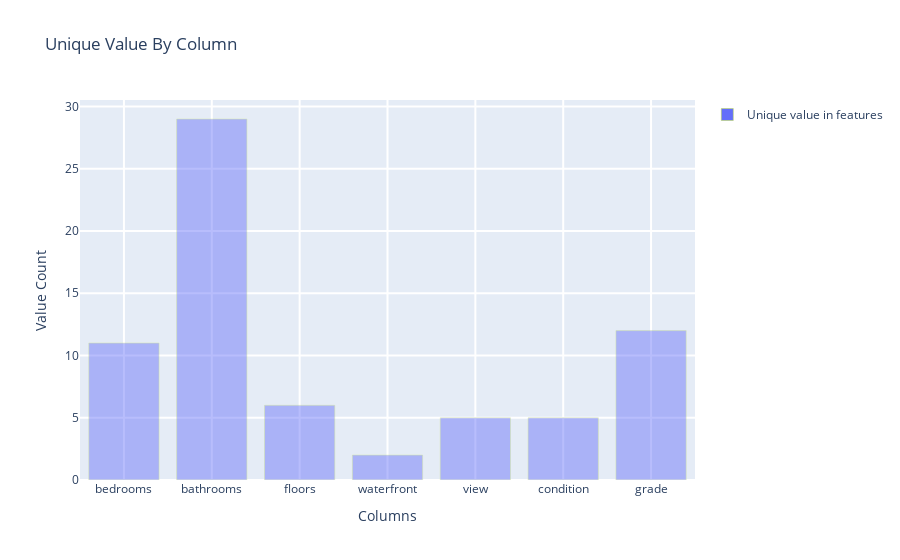

Notebook cell for this chart:
### Markdown cell above
1.5 유니크한 갯수

### Code cell
### 유니크 갯수 계산
train_unique = []
columns = ['bedrooms','bathrooms','floors','waterfront','view','condition','grade']

for i in columns:
    train_unique.append(len(df_train[i].unique()))
unique_train = pd.DataFrame()
unique_train['Columns'] = columns
unique_train['Unique_value'] = train_unique

data = [
    go.Bar(
        x = unique_train['Columns'],
        y = unique_train['Unique_value'],
        name = 'Unique value in features',
        textfont=dict(size=20),
        marker=dict(
        line=dict(
            color= generate_color(),
            #width= 2,
        ), opacity = 0.45
    )
    ),
    ]
layout= go.Layout(
        title= "Unique Value By Column",
        xaxis= dict(title='Columns', ticklen=5, zeroline=False, gridwidth=2),
        yaxis= dict(title='Value Count', ticklen=5, gridwidth=2),
        showlegend=True
    )
fig = go.Figure(data=data, layout=layout)
py.iplot(fig, filename='skin')

### Figure 1 — Plotly figure (JSON) as saved in the notebook; plotly's stock layout.template omitted (floating-point values rounded to 4 significant figures)
{"data": [{"marker": {"line": {"color": "#bede43"}, "opacity": 0.45}, "name": "Unique value in features", "textfont": {"size": 20}, "type": "bar", "x": ["bedrooms", "bathrooms", "floors", "waterfront", "view", "condition", "grade"], "y": [11, 29, 6, 2, 5, 5, 12]}], "layout": {"showlegend": true, "title": {"text": "Unique Value By Column"}, "xaxis": {"gridwidth": 2, "ticklen": 5, "title": {"text": "Columns"}, "zeroline": false}, "yaxis": {"gridwidth": 2, "ticklen": 5, "title": {"text": "Value Count"}}}}
